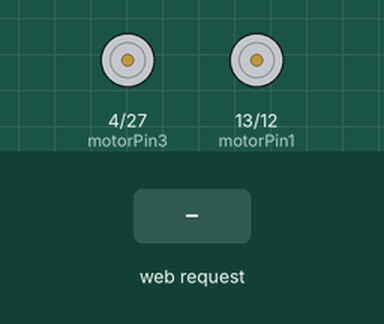
Recording of a sketch running on a simulated ESP32. Shown: motor-driver pin pairs drawn as motors (green arrow = first pin HIGH = forward, orange = second pin HIGH = backward, longer = more drive). The test bench sets the inputs (shaded band). WiFi joins after 1.5 s; servers stay silent unless stated; what the sketch prints to the serial monitor is not drawn.

Above: at 2.7 s.
2.8 s: HTTP request GET /on1 received
At 3.2 s:
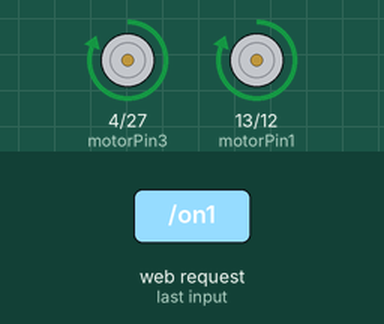
4.3 s: HTTP request GET /on2 received
At 5.5 s:
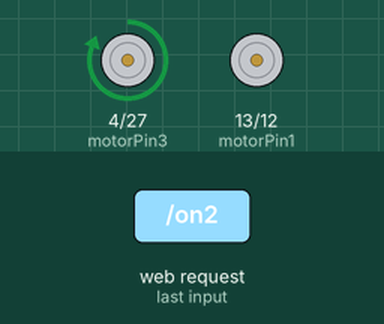
5.8 s: HTTP request GET /on3 received
At 6.7 s:
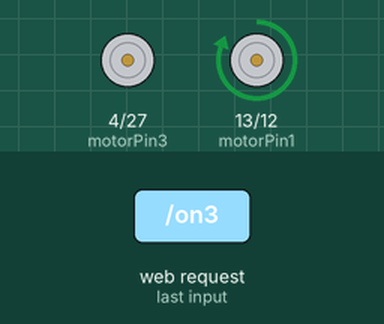
7.3 s: HTTP request GET /on4 received
At 7.9 s:
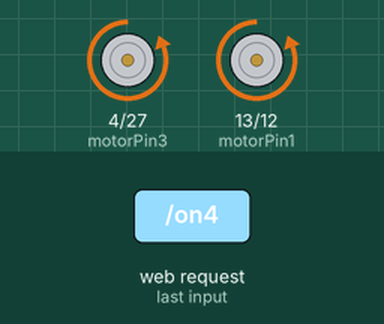
8.8 s: HTTP request GET /off1 received
At 10.1 s:
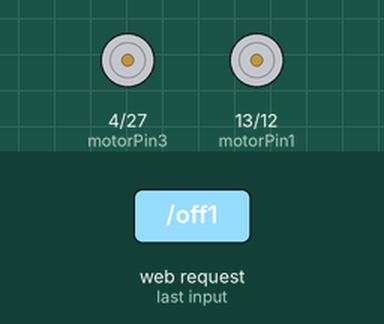
Timing chart, 0 to 11.3 s (numbered marks = the images above; inputs shaded):
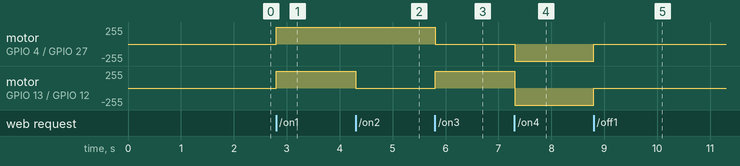

Measured:
- after the input at 2.8 s, motor on GPIO 4 (motorPin3) / GPIO 27 (motorPin4), motor on GPIO 13 (motorPin1) / GPIO 12 (motorPin2): stopped → forward 255/255 at once
- after the input at 4.3 s, motor on GPIO 13 (motorPin1) / GPIO 12 (motorPin2): forward 255/255 → stopped at once
- after the input at 5.8 s, motor on GPIO 4 (motorPin3) / GPIO 27 (motorPin4): forward 255/255 → stopped at once; motor on GPIO 13 (motorPin1) / GPIO 12 (motorPin2): stopped → forward 255/255 at once
- after the input at 7.3 s, motor on GPIO 4 (motorPin3) / GPIO 27 (motorPin4): stopped → backward 255/255 at once; motor on GPIO 13 (motorPin1) / GPIO 12 (motorPin2): forward 255/255 → backward 255/255 at once
- after the input at 8.8 s, motor on GPIO 4 (motorPin3) / GPIO 27 (motorPin4), motor on GPIO 13 (motorPin1) / GPIO 12 (motorPin2): backward 255/255 → stopped at once

The sketch:

ESP32_CAR_OTA.ino
```cpp
//OTA
#include <WiFi.h>
#include <AsyncTCP.h>
#include <ESPAsyncWebServer.h>
#include <AsyncElegantOTA.h>

//SSID & Password
const char* ssid = "freedata";
const char* password = "freedata";

//Motor A
const int motorPin1 = 13;
const int motorPin2 = 12;
//Motor B
const int motorPin3 = 4;
const int motorPin4 = 27;

//HTML Begin
const char index_html[] PROGMEM = R"rawliteral(
<!DOCTYPE HTML>
<html>
<head>
 <title>ESP32 CAR</title>
  <style>
  .h1 {
    font-size: 100px;
    text-shadow: 5px 5px #B2B2B2;
    color: blue;
  }

  .button {
    height: 250px;
    width: 250px;
    font-size: 150px;
    font-weight: bold;
    text-align: center;
    border-radius: 60px;
    background-color: gold;
    user-select: none; //This property makes the text unselectable.
  }

  .table {
    left: 50%;
    right: 50%;
    height: 600px;
    width: 800px;
    margin-top: 15%;
    border-radius: 10px;
    #background-color: grey;
  }
  </style>
</head>
<body>
<h1 class="h1" align="center"><strong>ESP32 CAR</strong></h1>

<table align="center">
  <tr>
    <td></td>
    <td><button class="button" onmousedown="toggleCheckbox('on1');" ontouchstart="toggleCheckbox('on1');" onmouseup="toggleCheckbox('off1');" ontouchend="toggleCheckbox('off1');">&#8593;</button></td>
    <td></td>
  </tr>
  <tr>
    <td><button class="button" onmousedown="toggleCheckbox('on2');" ontouchstart="toggleCheckbox('on2');" onmouseup="toggleCheckbox('off2');" ontouchend="toggleCheckbox('off2');" style="padding-bottom: 50px;">&#8592;</button></td>
    <td></td>
    <td><button class="button" onmousedown="toggleCheckbox('on3');" ontouchstart="toggleCheckbox('on3');" onmouseup="toggleCheckbox('off3');" ontouchend="toggleCheckbox('off3');" style="padding-bottom: 50px;">&#8594;</button></td>
  </tr>
  <tr>
    <td></td>
    <td><button class="button" onmousedown="toggleCheckbox('on4');" ontouchstart="toggleCheckbox('on4');" onmouseup="toggleCheckbox('off4');" ontouchend="toggleCheckbox('off4');">&#8595;</button></td>
    <td></td>
  </tr>
</table>

<script>
   function toggleCheckbox(x) {
     var xhr = new XMLHttpRequest();
     xhr.open("GET", "/" + x, true);
     xhr.send();
   }
</script>

</body>
</html>)rawliteral";
//HTML End

AsyncWebServer server(80);

void notFound(AsyncWebServerRequest *request) {
  request->send(404, "text/plain", "Not found");
}

void setup() {
  Serial.begin(115200);
  WiFi.mode(WIFI_STA);
  WiFi.begin(ssid, password);
  if (WiFi.waitForConnectResult() != WL_CONNECTED) {
    Serial.println("WiFi Failed!");
    return;
  }
  Serial.println();
  Serial.print("ESP IP Address: http://");
  Serial.println(WiFi.localIP());

  pinMode(motorPin1, OUTPUT);
  pinMode(motorPin2, OUTPUT);
  pinMode(motorPin3, OUTPUT);
  pinMode(motorPin4, OUTPUT);
  digitalWrite(motorPin1, LOW);
  digitalWrite(motorPin2, LOW);
  digitalWrite(motorPin3, LOW);
  digitalWrite(motorPin4, LOW);

  server.on("/", HTTP_GET, [](AsyncWebServerRequest * request) {
    request->send_P(200, "text/html", index_html);
  });

  //Button 1
  server.on("/on1", HTTP_GET, [] (AsyncWebServerRequest * request) {
    front();
    request->send(200, "text/plain", "Button 1 ON");
  });

  server.on("/off1", HTTP_GET, [] (AsyncWebServerRequest * request) {
    stopwl();
    request->send(200, "text/plain", "Button 1 OFF");
  });

  //Button 2
  server.on("/on2", HTTP_GET, [] (AsyncWebServerRequest * request) {
    left();
    request->send(200, "text/plain", "Button 2 ON");
  });

  server.on("/off2", HTTP_GET, [] (AsyncWebServerRequest * request) {
    stopwl();
    request->send(200, "text/plain", "Button 2 OFF");
  });

  //Button 3
  server.on("/on3", HTTP_GET, [] (AsyncWebServerRequest * request) {
    right();
    request->send(200, "text/plain", "Button 3 ON");
  });

  server.on("/off3", HTTP_GET, [] (AsyncWebServerRequest * request) {
    stopwl();
    request->send(200, "text/plain", "Button 3 OFF");
  });

  //Button 4
  server.on("/on4", HTTP_GET, [] (AsyncWebServerRequest * request) {
    back();
    request->send(200, "text/plain", "Button 4 ON");
  });

  server.on("/off4", HTTP_GET, [] (AsyncWebServerRequest * request) {
    stopwl();
    request->send(200, "text/plain", "Button 4 OFF");
  });

  AsyncElegantOTA.begin(&server);
  server.onNotFound(notFound);
  server.begin();
}

void loop() {

}

void front() {
  digitalWrite(motorPin1, HIGH);
  digitalWrite(motorPin2, LOW);
  digitalWrite(motorPin3, HIGH);
  digitalWrite(motorPin4, LOW);
  delay(3);
}

void back() {
  digitalWrite(motorPin1, LOW);
  digitalWrite(motorPin2, HIGH);
  digitalWrite(motorPin3, LOW);
  digitalWrite(motorPin4, HIGH);
  delay(3);
}

void right() {
  digitalWrite(motorPin1, HIGH);
  digitalWrite(motorPin2, LOW);
  digitalWrite(motorPin3, LOW);
  digitalWrite(motorPin4, LOW);
  delay(3);
}

void left() {
  digitalWrite(motorPin1, LOW);
  digitalWrite(motorPin2, LOW);
  digitalWrite(motorPin3, HIGH);
  digitalWrite(motorPin4, LOW);
  delay(3);
}

void stopwl()
{
    digitalWrite(motorPin1, LOW);
    digitalWrite(motorPin2, LOW);
    digitalWrite(motorPin3, LOW);
    digitalWrite(motorPin4, LOW);
}
```
